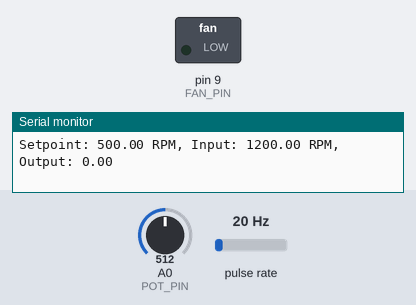
Simulated run of this sketch. Board: Arduino Uno, built with avr-gcc and run on an emulated ATmega328P. On the bench: switched loads named in the sketch (green lamp = pin HIGH), the last lines printed to the serial monitor. Wiring (inferred from the names in the program): pulse sensor: data pin 2. The test bench sets the inputs (shaded band); at power-on: pulse rate 20 Hz, A0 (POT_PIN) = 512.

Above: at 1.2 s.
1.3 s: pulse rate (sensor on pin 2) set to 4 Hz
At 4.0 s:
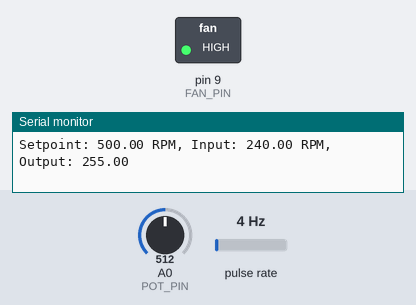
4.3 s: A0 (POT_PIN) set to 351
7.3 s: A0 (POT_PIN) set to 325
10.3 s: A0 (POT_PIN) set to 122
At 11.0 s:
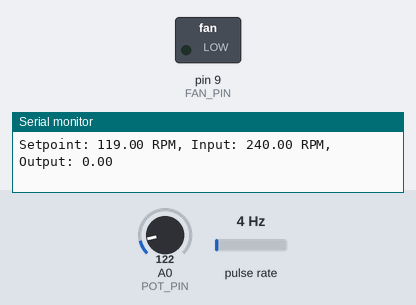
11.8 s: A0 (POT_PIN) set to 306
At 12.9 s:
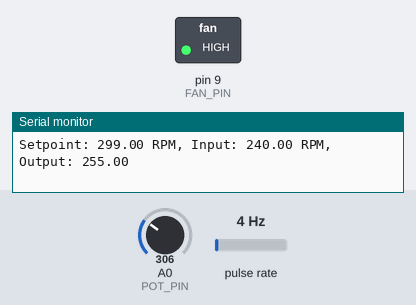
14.8 s: pulse rate (sensor on pin 2) set to 50 Hz
At 15.6 s:
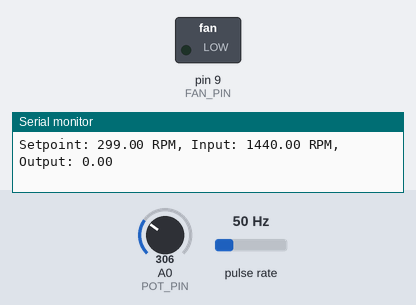
Timing chart, 0 to 17.7 s (numbered marks = the images above; inputs shaded):
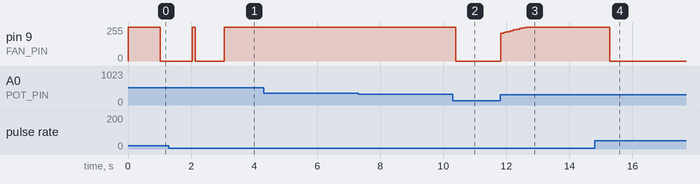

The sketch:

fan_pid_control.ino
```cpp
#include <PID_v1.h>

#define FAN_PIN 9              // Fan pinini belirledik
#define RPM_SENSOR_PIN 2       // RPM sensörünü bağladık
#define POT_PIN A0             // Potansiyometreyi bağladık

double setpoint = 0;          // Hedef hız (RPM)
double input = 0;             // Gerçek hız (RPM)
double output = 0;            // PID çıktısı (PWM)

double Kp = 2.0, Ki = 1.0, Kd = 0.1;  // PID ayarları
PID pid(&input, &output, &setpoint, Kp, Ki, Kd, DIRECT);

volatile int rpmCount = 0;   // RPM sensöründen gelen veriyi sayıyoruz
unsigned long lastTime = 0;  // Zaman kontrolü için

void setup() {
  Serial.begin(9600);   // Seri haberleşmeyi başlat

  pinMode(FAN_PIN, OUTPUT);        // Fanı kontrol etmek için pin çıkışı
  pinMode(RPM_SENSOR_PIN, INPUT); // RPM sensörü için giriş pini
  pinMode(POT_PIN, INPUT);        // Potansiyometre giriş pini

  attachInterrupt(digitalPinToInterrupt(RPM_SENSOR_PIN), countRPM, RISING);  // RPM'yi saymak için kesme

  pid.SetMode(AUTOMATIC);  // PID'yi otomatik moda alıyoruz
  pid.SetOutputLimits(0, 255);  // Çıktıyı 0-255 arası PWM değerlerine sınırlıyoruz
}

void loop() {
  setpoint = map(analogRead(POT_PIN), 0, 1023, 0, 1000);  // Potansiyometre ile hedef hızı ayarla

  unsigned long currentTime = millis();
  if (currentTime - lastTime >= 1000) {  // 1 saniyede bir RPM hesapla
    input = rpmCount * 60;  // RPM'yi dakikaya çevir
    rpmCount = 0;           // Sayaç sıfırla
    lastTime = currentTime;
  }

  pid.Compute();  // PID hesaplamalarını yap

  analogWrite(FAN_PIN, output);  // Fanı hızla çalıştır

  Serial.print("Setpoint: ");
  Serial.print(setpoint);
  Serial.print(" RPM, Input: ");
  Serial.print(input);
  Serial.print(" RPM, Output: ");
  Serial.println(output);

  delay(100);  // 100ms bekle
}

// RPM sensöründeki pulse'ları say
void countRPM() {
  rpmCount++;
}
```

Measured:
- after the input at 1.3 s, pin 9 (FAN_PIN): 0/255 → 255/255 after 0.74 s, → 0/255 0.10 s later, → 255/255 0.92 s later
- after the input at 10.3 s, pin 9 (FAN_PIN): 255/255 → 0/255 after 0.09 s
- after the input at 11.8 s, pin 9 (FAN_PIN): moves from 0/255 to 255/255 over 0.82 s, starting at once
- after the input at 14.8 s, pin 9 (FAN_PIN): 255/255 → 0/255 after 0.48 s
